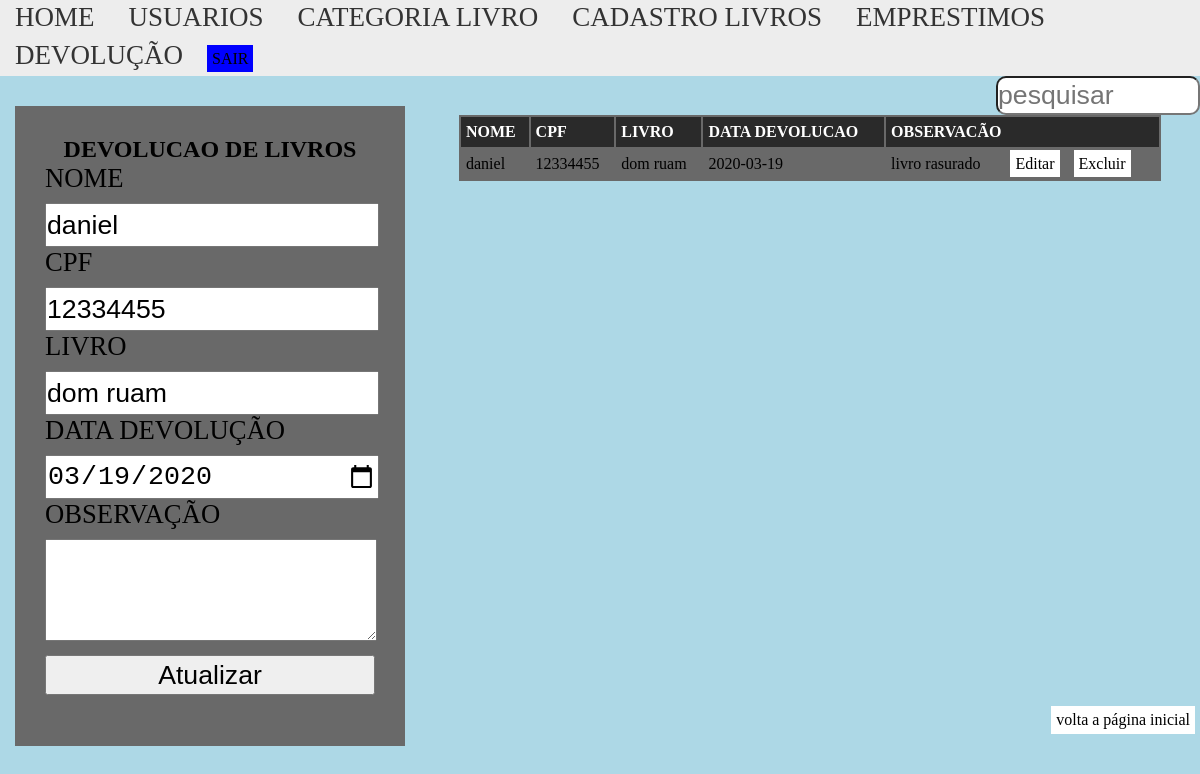
The app's page /devolucao.php?id_up=1 (signed in) with its own data.
### tables this page shows
CREATE TABLE `devolvido` (
  `id` int(11) NOT NULL,
  `nome` varchar(45) NOT NULL,
  `cpf` varchar(45) NOT NULL,
  `livro` varchar(45) NOT NULL,
  `dataDevolucao` varchar(45) NOT NULL,
  `observacao` varchar(45) NOT NULL
);

### classes/Devolucao.php (called while the page is built, shortened)
<?php
class Devolucao{
  private $pdo;
  public function __construct($dbname, $host, $user, $password)
  {
    try
    {
    $this->pdo = new PDO("mysql:dbname=".$dbname.";host=".$host,$user,$password );
    }
    catch(PDOException $e){
     echo "Erro com banco de dados:".$e->getMessage();
    }
    catch(Exception $e){
    echo "Erro genérico:".$e->getMessage();
    }
  }
   public function buscarDados()
   {
    $cmd = $this->pdo->query("SELECT * FROM devolvido ORDER BY nome");
    $res = $cmd->fetchAll(PDO::FETCH_ASSOC);
    return $res;
   }
   public function buscarDadosDevolucao($id)
   {
      $cmd = $this->pdo->prepare("SELECT * FROM devolvido WHERE id = :id");
      $cmd->bindValue(":id", $id);
      $cmd->execute();
      $res = $cmd->fetch(PDO::FETCH_ASSOC);
      return $res;
   }
}
?>

### Devolucao.php (the view, shortened to what this page needs)
<?php
require_once 'classes/Devolucao.php';
$p = new Devolucao("sistemalogin","localhost","root","");
?>
<!DOCTYPE html>
<html>
<head>
	<link rel="stylesheet" type="text/css" href="CSS/Usuario_estilo.css">
		 <link rel="stylesheet" type="text/css" href="CSS/Homes.css">
</head>
<body>
<nav id="menu">
    <ul>
        <li><a href="home.php">HOME</a></li>
        <li><a href="Usuarios_ext.php">USUARIOS</a></li>
        <li><a href="categoria_Livro.php">CATEGORIA LIVRO</a></li>
        <li><a href="areaPrivada.php">CADASTRO LIVROS</a></li>
        <li><a href="emprestimoExterno.php">EMPRESTIMOS</a></li>
        <li><a href="Devolucao.php">DEVOLUÇÃO</a></li>
<a href="sair.php" style="text-align: right;background-color: blue;"> SAIR </a>
    </ul>
</nav>
	<?php
	if(isset($_GET['id_up']))
	{
		$id_update = addslashes($_GET['id_up']);
		$res = $p->buscarDadosDevolucao($id_update);
	}
	?>
	<section id="esquerda">
		<form method="POST">
			<h2>DEVOLUCAO DE LIVROS</h2>
			<label for="nome">NOME</label>
			<input type="text" name="nome" id="nome" value="<?php if(isset($res)){echo $res['nome'];}?>">
			<label for="cpf">CPF</label>
			<input type="text" name="cpf" id="cpf" value="<?php if(isset($res)){echo $res['cpf'];}?>">
			<label for="livro">LIVRO</label>
			<input type="text" name="livro" id="livro" value="<?php if(isset($res)){echo $res['livro'];}?>">
			<label for="dataDevolucao">DATA DEVOLUÇÃO</label>
			<input type="date" name="dataDevolucao" id="dataDevolucao" value="<?php if(isset($res)){echo $res['dataDevolucao'];}?>">
			<label for="observacao">OBSERVAÇÃO</label>
			<textarea type="text" name="observacao" id="observacao" value="<?php if(isset($res)){echo $res['observacao'];}?>"></textarea>
			<input type="submit"
			value="<?php if(isset($res)){echo "Atualizar";}else{echo "Cadastrar";}?>">
		</form>
	</section>
	<section id="direita">
		<input type="text" name="" id="pesquisar" placeholder="pesquisar">
		<table>
			<tr id="titulo">
				<td>NOME</td>
				<td>CPF</td>
				<td>LIVRO</td>
				<td>DATA DEVOLUCAO</td>
				<td colspan="2">OBSERVACÃO</td>
			</tr>
		<?php
		$dados = $p->buscarDados();
		if(count($dados) > 0)
		{
             for ($i=0; $i < count($dados); $i++)
             {
             	echo "<tr>";
             foreach ($dados[$i] as $k => $v)
             {
             	if($k != "id")
             	{
                    echo "<td>".$v."</td>";
             	}
              }
              ?>
              <td>
              	<a href="devolucao.php?id_up=<?php echo $dados[$i]['id'];?>">Editar</a>
              	<a href="devolucao.php?id=<?php echo $dados[$i]['id'];?>">Excluir</a>
              </td>
              <?php
              echo "</tr>";
            }
		   }else{
		   	echo "Ainda não há livros devolvidos";
		   }
		?>
		</table>
	</section>
</body>
</html>
<a href="home.php" id="voltar">volta a página inicial</a>

### CSS/Usuario_estilo.css (style rules this page uses)
*, { padding: 0px; margin: 0px; font-family: arial; }
body { background-color: lightblue; }
label,input { display: block; line-height: 30px; height: 40px; outline: none; font-size: 20pt; width: 100%; }
form { width: 330px; background-color: rgba(105,105,105); padding: 30px; margin: 30px auto; height: 580px; }
input[type="submit"] { margin-top: 10px; cursor: pointer; }
#esquerda { width: 35%; height: 640px; float: left; }
#direita { width: 65%; height: 630px; float: left; }
table { background-color: rgba(105,105,105); width: 90%; margin:30px auto; }
tr { line-height: 30px; }
tr#titulo { font-weight: bold; background-color: rgba(0,0,0,.6); color: white; }
td { padding: 0px 5px; }
a { background-color: white; color: black; padding: 5px; margin: 0px 5px; text-decoration: none; }
h2 { text-align: center; }
#pesquisar { width: 200px; float: right; border-radius: 10px; height: 35px; }
#voltar { float: right; }
#observacao { height: 100px; width: 330px; font-size: 30px; }

### CSS/Homes.css (style rules this page uses)
* { margin: 0; padding: 0; }
#menu ul { padding:0px; margin:0px; background-color:#EDEDED; list-style:none; }
#menu ul li { font-size: 27px; display: inline; }
#menu ul li a { padding: 2px 10px; display: inline-block; background-color:#EDEDED; color: #333; text-decoration: none; border-bottom:3px solid #EDEDED; }

### records on screen
devolvido: nome "daniel", cpf "12334455", livro "dom ruam", dataDevolucao "03/19/2020", dataDevolucao "2020-03-19", observacao "livro rasurado"
